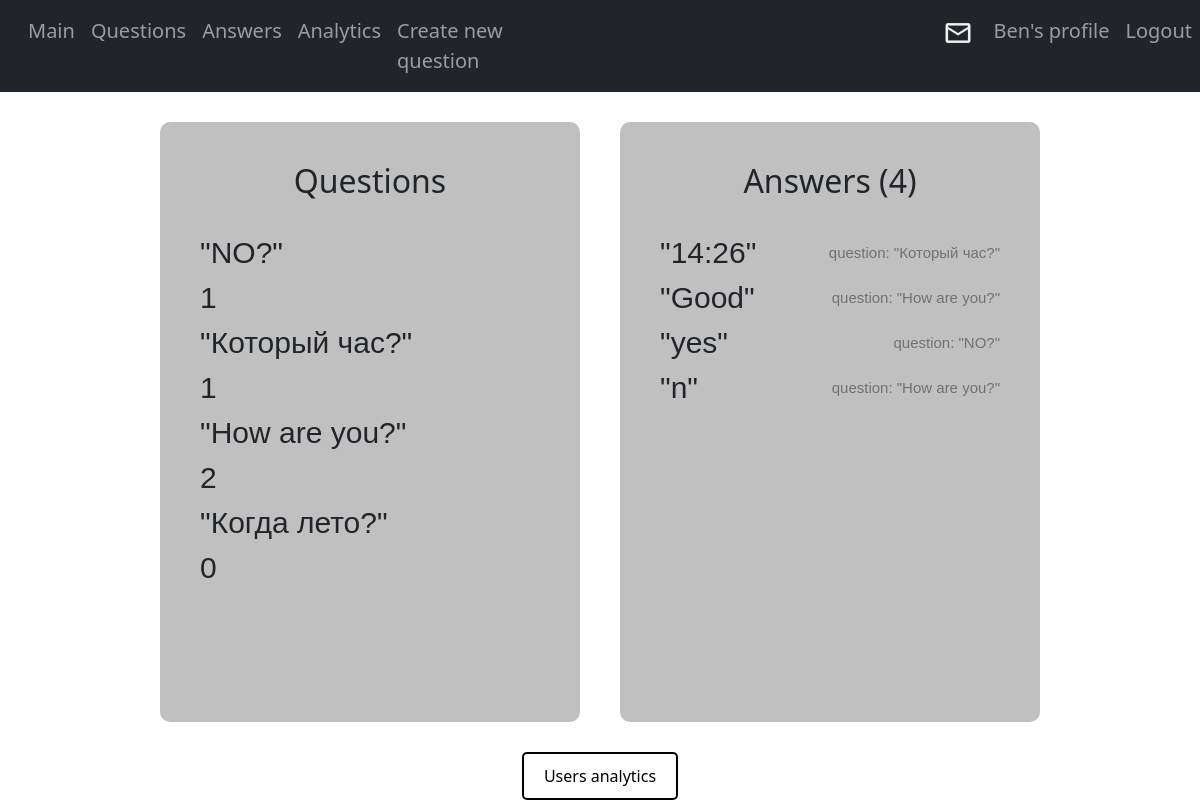
The app's page /polls/blog/analytics (signed in) with its own data.
### polls/models.py (models this page shows)
class Question(models.Model):
    question_text = models.CharField(max_length=200)
    pubdate = models.DateTimeField('Date publication', auto_now=True)
    user_id = models.ForeignKey('Participant', on_delete=models.CASCADE)
    def __str__(self):
        return self.question_text

class Answer(models.Model):
    answer_text = models.CharField(max_length=500)
    answer_pubdate = models.DateTimeField('Answer publication', auto_now=True)
    question = models.ForeignKey(Question, on_delete=models.CASCADE)
    user = models.ForeignKey('Participant', on_delete=models.CASCADE)
    def __str__(self):
        return self.answer_text

### polls/views.py (the view)
# urls.py: path('blog/analytics', views.analytics, name='analytics'),
def analytics(request):
    template = loader.get_template('polls/analytics.html')
    all_answers = Answer.objects.all()
    all_questions = Question.objects.all()
    question_count = []
    for question in all_questions:
        answer_list = Answer.objects.filter(question=question)
        question_count.append((question, len(answer_list)))
    print(question_count)
    print(request.user)
    def sorting(question):
        return question.question_text
    alternative_questions = list(map(sorting, list(all_questions)))
    print(sorted(alternative_questions))
    context = {
        'questions': all_questions,
        'answers': all_answers,
        'q_count': question_count,
        'all_answer_count': len(all_answers)
    }
    return HttpResponse(template.render(context, request))

### polls/templates/polls/analytics.html
{% extends 'polls/base.html' %}
{% load static %}
{% block content %}
<link href="{% static 'polls/analytics.css' %}" rel="stylesheet"/>
<div class="main-block">
    <div class="questions">
        <h2 align="center" class="q-title">Questions</h2>
        <ul>
            {% for question in q_count %}
            <li class="question-text">"{{ question.0 }}"<div class="count">{{ question.1 }}</div></li>
            {% endfor %}
        </ul>
    </div>
    <div class="answers">
        <h2 align="center" class="a-title">Answers ({{ all_answer_count }})</h2>
        <ul>
            {% for answer in answers %}
            <li class="answer-text">"{{ answer }}"<span class="for_what">question: "{{ answer.question.question_text }}"</span></li>
            {% endfor %}
        </ul>
    </div>
</div>
<div class="main-block">
    <a href="{% url 'users_analytics' %}">Users analytics</a>
</div>
{% endblock %}

### polls/templates/polls/navbar.html (shortened to what this page needs)
{% load static %}
{% block navbar %}
<link href="{% static 'polls/nav.css' %}" rel="stylesheet"/>
<link href="https://cdn.jsdelivr.net/npm/bootstrap@5.0.0-beta1/dist/css/bootstrap.min.css" rel="stylesheet">
<nav class="navbar navbar-expand-lg navbar-dark bg-dark">
  <div class="collapse navbar-collapse" id="navbarTogglerDemo02">
    <ul class="navbar-nav mr-auto mt-2 mt-md-0 main_list">
      <li class="nav-item active main">
        <a class="nav-link" href="{% url 'header' %}">Main</a>
      </li>
      <li class="nav-item active">
        <a class="nav-link" href="{% url 'questions' %}">Questions</a>
      </li>
      <li class="nav-item">
        <a class="nav-link" href="{% url 'answers' %}">Answers</a>
      </li>
      <li class="nav-item">
        <a class="nav-link" href="{% url 'analytics' %}">Analytics</a>
      </li>
      <li class="nav-item">
        <a class="nav-link" href="{% url 'create_question' %}">Create new question</a>
      </li>
      <div class="blister">
        {% if user.is_anonymous %}
          <li class="nav-item">
            <a class="nav-link" href="#auth" data-toggle="modal">Login</a>
          </li>
          <li class="nav-item">
            <a class="nav-link" href="#reg" data-toggle="modal">Register</a>
          </li>
        {% else %}
          <li class="nav-item">
            <a class="nav-link" href="{% url 'message' %}">
              <img src="{% static 'polls/images/msg.png' %}" alt="messages" width="30px" height="30px" id="image-msg">
            </a>
          </li>
          <li class="nav-item">
            <a class="nav-link" href="{% url 'account' %}">{{ user.username }}'s profile</a>
          </li>
          <li class="nav-item">
            <a class="nav-link" href="{% url 'logout' %}">Logout</a>
          </li>
        {% endif %}
      </div>
    </ul>
  </div>
</nav>
{% endblock %}

### static/polls/index.css (style rules this page uses)
body { background:white; }

### static/polls/nav.css (style rules this page uses)
body { margin:0; padding:0; }
a.nav-link { font-size:20px; }
nav div ul div.blister { display: flex; width: 65%; justify-content: flex-end; }
li.main { padding-left: 20px !important }
nav div ul.main_list { width: 100% !important; }
#image-msg { margin-right: 5px; }

### static/polls/analytics.css (style rules this page uses)
* { box-sizing: border-box; }
div.main-block { display: flex; justify-content: center; width: 100%; padding-top: 30px; }
.questions, .answers { display: block; background-color: silver; width: 35%; min-height: 75vh; border-radius: 10px; }
.questions { margin-right: 40px; }
.questions, .answers { padding: 40px 40px; }
ul { padding: 0; margin: 0; }
.question-text, .answer-text { list-style: none; font-size: 30px; font-family: "Comic Sans MS", cursive, sans-serif; }
.answer-text { display: flex; justify-content:space-between; align-items:center; }
.for_what { font-size: 15px; opacity: .5; }
.q-title, .a-title { margin-bottom: 30px; }
.main-block a { border: none; border: 2px solid Black; border-radius: 5px; color: black; text-decoration: none; padding: 10px 20px; }

### records on screen
Question: question_text "NO?", id "1"
Question: question_text "Который час?", question "1"
Question: question_text "How are you?", user_id "2"
Question: question_text "Когда лето?", question "0"
Answer: answer_text "14:26", question.question_text "Который час?"
Answer: answer_text "Good", question.question_text "How are you?"
Answer: answer_text "yes", question.question_text "NO?"
Answer: answer_text "n", question.question_text "How are you?"

### other values on screen
{{ user.username }} "Ben"
{{ all_answer_count }} "4"
